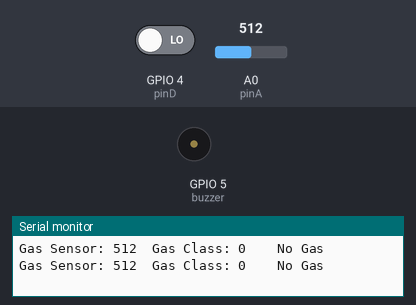
Simulated run of this sketch. Board: ESP8266 (NodeMCU). Shown: buzzer (waves = sounding, pin HIGH), the last lines printed to the serial monitor. The test bench sets the inputs (shaded band); at power-on: A0 (pinA) = 512, GPIO 4 (pinD) LOW. WiFi joins after 1.5 s; servers stay silent unless stated.

Above: at 3.0 s.
3.1 s: A0 (pinA) set to 890
4.6 s: A0 (pinA) set to 919
At 5.6 s:
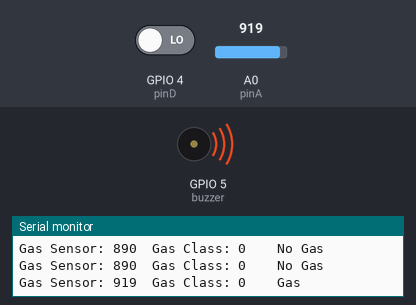
7.7 s: A0 (pinA) set to 900
At 8.5 s:
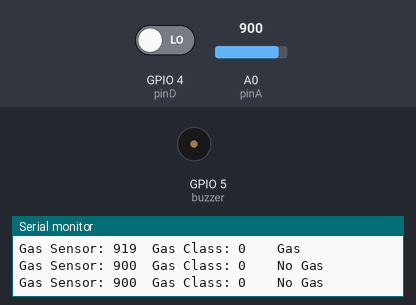
9.5 s: A0 (pinA) set to 1023
At 10.6 s:
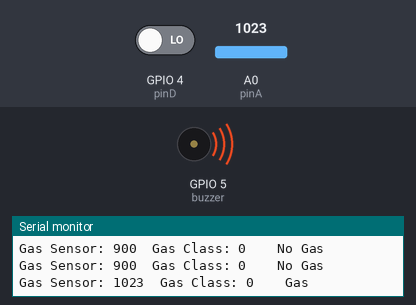
Timing chart, 0 to 13.6 s (numbered marks = the images above; inputs shaded):
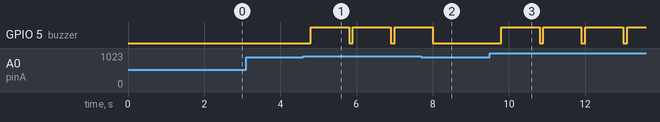

The sketch:

13.Sensor_MQ2.ino
```cpp
#define BLYNK_PRINT Serial

#define BLYNK_AUTH_TOKEN            "oRP17_S_QER-8ZwKHleG1ltf-5W5KHIY"

#include <ESP8266WiFi.h>
#include <BlynkSimpleEsp8266.h>

#define pinA A0
#define pinD 4
#define buzzer 5

char ssid[] = "Tukang Ngoding";
char pass[] = "kodingeverywhere";

WidgetLED led3(V3);

BlynkTimer timer;

void sensorMQ2() {
  int gassensorAnalog = analogRead(pinA);
  int gassensorDigital = digitalRead(pinD);


  Serial.print("Gas Sensor: ");
  Serial.print(gassensorAnalog);
  Serial.print("\t");
  Serial.print("Gas Class: ");
  Serial.print(gassensorDigital);
  Serial.print("\t");
  Serial.print("\t");

  if (gassensorAnalog > 900) {
    Blynk.virtualWrite(V5, "Gas Terdeteksi");
    Serial.println("Gas");
    led3.on();
    digitalWrite (buzzer, HIGH) ; //send tone
    delay(1000);
    digitalWrite (buzzer, LOW) ;  //no tone
  }
  else {
    Blynk.virtualWrite(V5, "Gas Tidak Terdeteksi");
    led3.off();
    Serial.println("No Gas");
  }
  delay(100);
}

void setup() {
  Serial.begin(115200);
  pinMode(pinA, INPUT); //Declare pin A0 as input
  pinMode(buzzer, OUTPUT);
  Blynk.begin(BLYNK_AUTH_TOKEN, ssid, pass, "blynk.cloud", 80);
  timer.setInterval(500L, sensorMQ2);
}

void loop() {
  Blynk.run();
  timer.run();
}
```

Measured:
- the behaviour switches between 900 and 901 on A0 (pinA) (found by bisection; images 0 and 1)
- after the input at 4.6 s, GPIO 5 (buzzer): alternates HIGH for 1.0 s and LOW for 0.10 s, starting after 0.20 s
- after the input at 7.7 s, GPIO 5 (buzzer): goes on until 8.0 s, then stays LOW
- after the input at 9.5 s, GPIO 5 (buzzer): alternates HIGH for 1.0 s and LOW for 0.10 s, starting after 0.30 s
